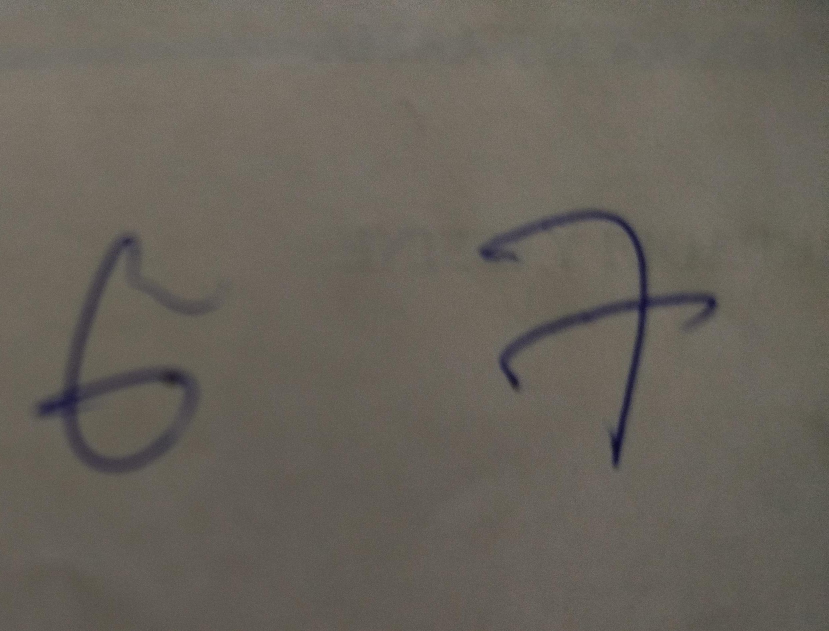
#> input picture test.jpg, 2487 x 1893 px (shown at 1/3 size)
$ python -i apply_model.py   (imports and definitions only)
#> lines starting #> are read from the running program, lines starting #| are printed output that depends on the picture; after the words box and inside, x2 and y2 are one past the last pixel; in counts of white or black regions, pixels touching at a corner belong together
from main import gradient_descent, forwardprop, get_predictions
import numpy as np
from PIL import Image, ImageFilter
import matplotlib.pyplot as plt


# [43 lines left out: functions get_digit_slices, preprocess_digit, not called in this run]


def preprocess_image(image_path):
    img = Image.open(image_path).convert("L")
    img = (
        img.filter(ImageFilter.SHARPEN)
        .filter(ImageFilter.GaussianBlur(radius=0.8))
        .filter(ImageFilter.SMOOTH)
    )
    arr = np.array(img, dtype=np.uint8)
    med = np.median(arr)
    mean = np.mean(arr)
    #Otsu Algorithm idk whats happening
    dyn = int(round(0.6 * med + 0.42 * mean )) - 20
    if dyn < 5 or dyn > 250:
        hist, _ = np.histogram(arr, bins=256, range=(0, 256))
        total = arr.size
        sum_total = (np.arange(256) * hist).sum()
        sumB = 0
        wB = 0
        max_var = 0
        thresh = 120
        for t in range(256):
            wB += hist[t]
            if wB == 0:
                continue
            wF = total - wB
            if wF == 0:
                break
            sumB += t * hist[t]
            mB = sumB / wB
            mF = (sum_total - sumB) / wF
            var_between = wB * wF * (mB - mF) ** 2
            if var_between > max_var:
                max_var = var_between
            thresh = t
        dyn = max(5, min(250, thresh - 8))

    binp = (arr < dyn).astype(np.uint8) * 255
    binp = (
        Image.fromarray(binp)
        .filter(ImageFilter.MaxFilter(3))
        .filter(ImageFilter.MinFilter(3))
    )
    img_resized = binp.resize((28, 28), resample=Image.BOX)
    img_array = np.array(img_resized, dtype=np.float32)
    img_normalized = (img_array / 255.0).astype(np.float32)
    img_final = img_normalized.reshape(784, 1)
    return img_final


def _center_of_mass_shift(arr28):
    ys, xs = np.nonzero(arr28 > 0)
    if ys.size == 0:
        return arr28
    cy = ys.mean()
    cx = xs.mean()
    shift_x = int(round(14 - cx))
    shift_y = int(round(14 - cy))
    if shift_x != 0:
        arr28 = np.roll(arr28, shift_x, axis=1)
        if shift_x > 0:
            arr28[:, :shift_x] = 0
        else:
            arr28[:, shift_x:] = 0
    if shift_y != 0:
        arr28 = np.roll(arr28, shift_y, axis=0)
        if shift_y > 0:
            arr28[:shift_y, :] = 0
        else:
            arr28[shift_y:, :] = 0
    return arr28


def segment_and_predict(
    image_path,
    debug=False,
    blur_radius=0.8,
    dyn_offset=20,
    col_thresh_frac=0.008,
    min_width=6,
    min_area_frac=0.0009,
    pad=6,
    merge_gap=6,
):
    """
    Loads The image as a greyscale, applies filters
    Does Dynamic threshold or Otsu
    Tries to find a box
    If found, Applies further noise cleaning (filtering) on them
    if not, uses the whole image
    normalize and run them through the model
    Also prints and shows per-segment images if debug=True.
    """
#> called with image_path = './test.jpg', debug = True, blur_radius = 0.8, dyn_offset = 20, col_thresh_frac = 0.008, min_width = 6, min_area_frac = 0.0009, pad = 6
    # 1) open and apply same preprocessing logic up to binarization
    pil = Image.open(image_path).convert("L")
    pil = (
        pil.filter(ImageFilter.SHARPEN)
        .filter(ImageFilter.GaussianBlur(radius=blur_radius))
        .filter(ImageFilter.SMOOTH)
    )
    arr = np.array(pil, dtype=np.uint8)

    med = np.median(arr)
#> med = 100
    mean = np.mean(arr)
#> mean = 99.83
    dyn = int(round(0.6 * med + 0.42 * mean)) - dyn_offset
#> dyn = 82

    # fallback to simple Otsu-like if dyn nonsense
    if dyn < 5 or dyn > 250:
        hist, _ = np.histogram(arr, bins=256, range=(0, 256))
        total = arr.size
        sum_total = (np.arange(256) * hist).sum()
        sumB = 0
        wB = 0
        max_var = 0
        thresh = 128
        for t in range(256):
            wB += hist[t]
            if wB == 0:
                continue
            wF = total - wB
            if wF == 0:
                break
            sumB += t * hist[t]
            mB = sumB / wB
            mF = (sum_total - sumB) / wF
            var_between = wB * wF * (mB - mF) ** 2
            if var_between > max_var:
                max_var = var_between
                thresh = t
        dyn = max(5, min(250, thresh - 8))

    bin_bool = arr < dyn
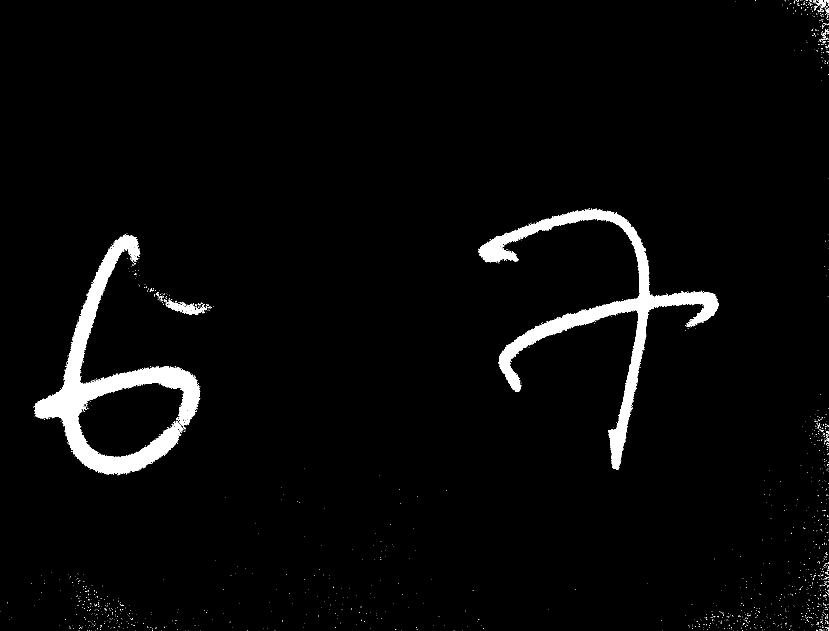
#> bin_bool: shape (1893, 2487) bool (shown at 1/3 size); 3.1% white; 1501 white regions (1474 under 20 px), largest, box (x1, y1, x2, y2) and area: (101, 705, 601, 1426) 73713, (1435, 626, 2156, 1409) 66181, (502, 901, 620, 945) 1779
    bin_img = Image.fromarray((bin_bool.astype(np.uint8) * 255))

    bin_img = bin_img.filter(ImageFilter.MaxFilter(3)).filter(ImageFilter.MinFilter(3))
#> bin_img: PIL image 2487x1893 L; 3.2% white; 1226 white regions (1194 under 20 px), largest, box (x1, y1, x2, y2) and area: (101, 702, 601, 1426) 76593, (1435, 625, 2156, 1409) 68173, (492, 897, 627, 945) 2483
    bin_arr = np.array(bin_img, dtype=np.uint8)

    H, W = bin_arr.shape
#> H = 1893; W = 2487
    img_area = H * W
#> img_area = 4707891
    min_area_px = max(1, int(min_area_frac * img_area))
#> min_area_px = 4237

    # vertical projection
    col_counts = (bin_arr > 128).sum(axis=0)
#> col_counts = 2487 values, max 410 at index 232, min 0 at index 1, mean 61.33
    col_thresh = max(1, int(col_thresh_frac * H))
#> col_thresh = 15

    # find runs of columns that are "active"
    runs = []
    in_run = False
    s = 0
    for x in range(W):
        if col_counts[x] >= col_thresh:
            if not in_run:
                in_run = True
                s = x
        else:
            if in_run:
                runs.append((s, x - 1))
                in_run = False
#> after the loop, in_run = True; runs = [(105, 602), (604, 604), (608, 611), (613, 613), (618, 618), (1439, 2153), (2423, 2423), (2430, 2434), (2437, 2437), (2439, 2439), (2442, 2447)]; s = 2449
    if in_run:
        runs.append((s, W - 1))

    # merge small gaps
    merged = []
    if runs:
        cs, ce = runs[0]
#> cs = 105; ce = 602
        for s, e in runs[1:]:
            if s - ce <= merge_gap:
                ce = e
            else:
                merged.append((cs, ce))
                cs, ce = s, e
#> this loop made 11 passes
#> (s, e, cs, ce) on passes 5 to 7: (1439, 2153, 1439, 2153), (2423, 2423, 2423, 2423), (2430, 2434, 2430, 2434)
#> (s, e, ce) on passes 1, 2, 3, 4, 8, 9: (604, 604, 604), (608, 611, 611), (613, 613, 613), (618, 618, 618), (2437, 2437, 2437), (2439, 2439, 2439)
#> after the loop, merged = [(105, 618), (1439, 2153), (2423, 2423)]
        merged.append((cs, ce))

    boxes = []
    for x0, x1 in merged:
        window = bin_arr[:, x0 : x1 + 1] > 128
        if window.sum() == 0:
            continue
        row_counts = window.sum(axis=1)
        # vertical runs in window
        y_runs = []
        inr = False
        ys = 0
        for y in range(H):
            if row_counts[y] > 0:
                if not inr:
                    inr = True
                    ys = y
            else:
                if inr:
                    y_runs.append((ys, y - 1))
                    inr = False
        if inr:
            y_runs.append((ys, H - 1))
        if not y_runs:
            continue
        best = max(y_runs, key=lambda r: row_counts[r[0] : r[1] + 1].sum())
        y0, y1 = best
        w = x1 - x0 + 1
        h = y1 - y0 + 1
        area = (bin_arr[y0 : y1 + 1, x0 : x1 + 1] > 128).sum()
        # filters
        if area < min_area_px or w < min_width or h < 8:
            continue
        xa = max(0, x0 - pad)
        ya = max(0, y0 - pad)
        xb = min(W, x1 + pad)
        yb = min(H, y1 + pad)
        boxes.append((xa, ya, xb - xa, yb - ya))
#> this loop made 4 passes
#> (x0, x1, y0, y1, w, h, area, xa) on passes 1 to 2: (105, 618, 701, 1425, 514, 725, 79527, 99), (1439, 2153, 625, 1408, 715, 784, 68200, 1433)
#> (x0, x1, y0, y1, w, h, area) on pass 4: (2430, 2486, 0, 44, 57, 45, 859)
#> pass 1, in segment_and_predict, `window = bin_arr[:, x0 : x1 + 1] > 128`:
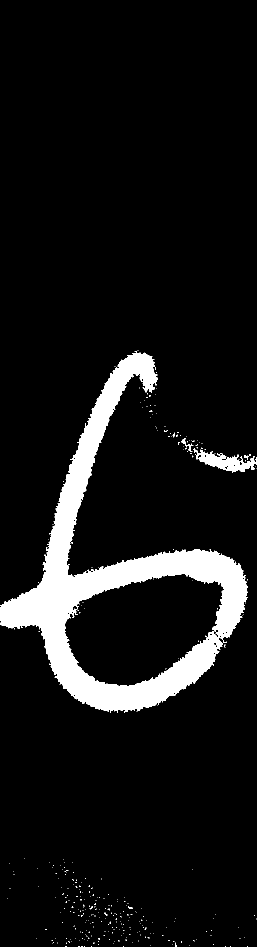
#> window: shape (1893, 514) bool (shown at 1/2 size); 8.2% white; 319 white regions (312 under 20 px), largest, box (x1, y1, x2, y2) and area: (0, 702, 496, 1426) 76576, (387, 897, 514, 945) 2444, (362, 876, 387, 904) 149
#> pass 2, in segment_and_predict, `window = bin_arr[:, x0 : x1 + 1] > 128`:
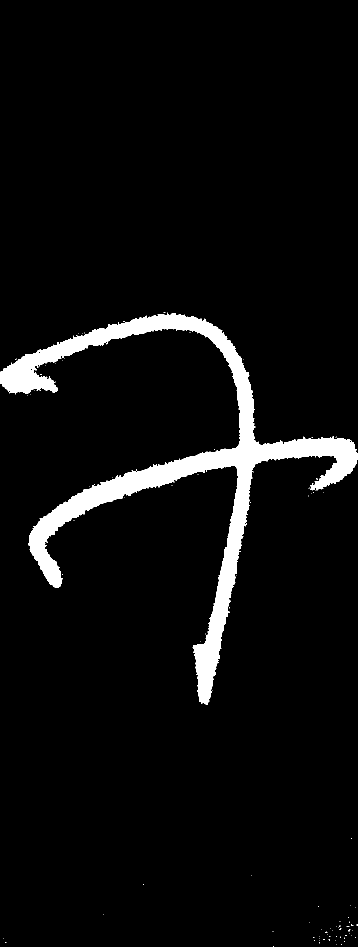
#> window: shape (1893, 715) bool (shown at 1/2 size); 5% white; 93 white regions (92 under 20 px), largest, box (x1, y1, x2, y2) and area: (0, 625, 715, 1409) 68114
#> after the loop, boxes = [(99, 695, 525, 736), (1433, 619, 726, 795)]

    # fallback: whole image
    if not boxes:
        boxes = [(0, 0, W, H)]

    # filter giant boxes (likely background)
    boxes = [b for b in boxes if not (b[2] > 0.95 * W and b[3] > 0.95 * H)]
    if not boxes:
        boxes = [(0, 0, W, H)]

    # create 28x28 images per box and predict
    preds = []
    preds_values = []
    for i, (x, y, w, h) in enumerate(sorted(boxes, key=lambda b: b[0])):
        crop = bin_arr[y : y + h, x : x + w]
        crop_u = (crop > 128).astype(np.uint8) * 255
        pil_crop = Image.fromarray(crop_u, mode="L")

        # resize to fit 20x20
        target = 20
        if w > h:
            new_w = target
            new_h = max(1, int(round(h * (target / w))))
        else:
            new_h = target
            new_w = max(1, int(round(w * (target / h))))
        pil_small = pil_crop.resize((new_w, new_h), resample=Image.NEAREST)

        canvas = Image.new("L", (28, 28), color=0)
        paste_x = (28 - new_w) // 2
        paste_y = (28 - new_h) // 2
        canvas.paste(pil_small, (paste_x, paste_y))
        arr28 = np.array(canvas, dtype=np.uint8)

        arr28 = _center_of_mass_shift(arr28)

        final = arr28.astype(np.float32) / 255.0
        col = final.reshape(784, 1).astype(np.float32)

        # model prediction
        _, _, _, a2 = forwardprop(w1, b1, w2, b2, col)
        p = get_predictions(a2)
        preds.append(str(p))
        preds_values.append(p)

        if debug:
            print(f"segment {i} box={(x, y, w, h)} -> {p}")
            plt.figure(figsize=(2, 2))
            plt.imshow(arr28, cmap="gray")
            plt.title(str(p))
            plt.axis("off")
            plt.show()
#> this loop made 1 pass
#> (x, y, w, h, target, new_h, new_w, paste_x) on pass 1: (99, 695, 525, 736, 20, 20, 14, 7)
#> pass 1, in segment_and_predict, `crop = bin_arr[y : y + h, x : x + w]`:
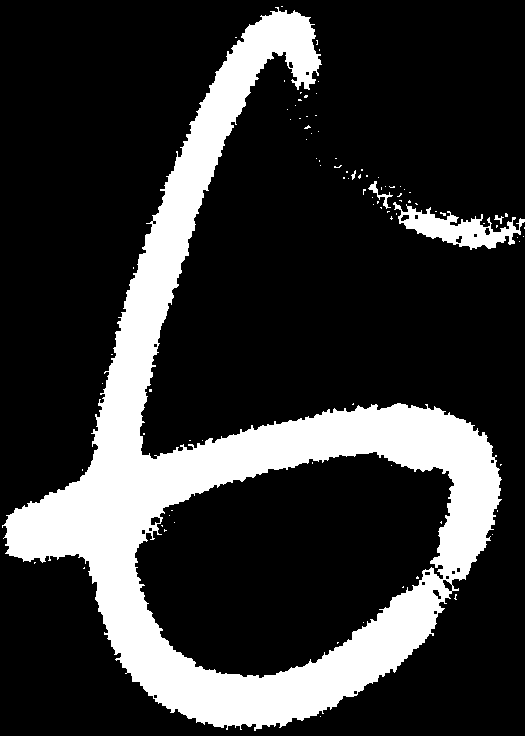
#> crop: shape (736, 525); 20.6% white; 92 white regions (87 under 20 px), largest, box (x1, y1, x2, y2) and area: (2, 7, 502, 731) 76593, (393, 202, 525, 250) 2475, (368, 181, 393, 209) 149, (494, 215, 504, 224) 36, (351, 170, 356, 180) 23
#> pass 1, in segment_and_predict, `arr28 = np.array(canvas, dtype=np.uint8)`:
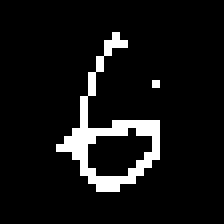
#> arr28: shape (28, 28) (shown 8 times larger); 7.8% white in thin lines or dots, all inside (x1, y1, x2, y2) = (7, 4, 20, 24)
#> pass 1, in _center_of_mass_shift, `arr28 = np.roll(arr28, shift_x, axis=1)`:
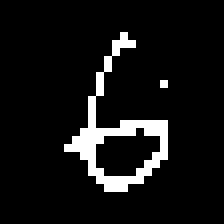
#> arr28: shape (28, 28) (shown 8 times larger); 7.8% white in thin lines or dots, all inside (x1, y1, x2, y2) = (8, 4, 21, 24)
#> after the loop, preds = []; preds_values = []

    combined = "".join(preds)
    return preds_values, combined


# [1 line that did not run here, left out]

# [4 lines not run here, left out]

my_image_path = "./test.jpg"

# [1 line that did not run here, left out]
# [2 lines not run here, left out]

>>> result = preprocess_image('test.jpg')
#> in preprocess_image, `med = np.median(arr)`: med = 100
#> in preprocess_image, `mean = np.mean(arr)`: mean = 99.83
#> in preprocess_image, `dyn = int(round(0.6 * med + 0.42 * mean )) - 20`: dyn = 82
#> in preprocess_image, `img_resized = binp.resize((28, 28), resample=Image.BOX)`:
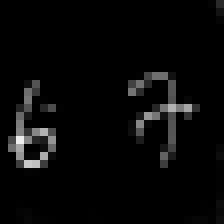
#> img_resized: PIL image 28x28 L (shown 8 times larger); min 0, max 239, mean 8.2
#> in preprocess_image, `img_final = img_normalized.reshape(784, 1)`: img_final = 784 values, max 0.937 at index 478, min 0 at index 0, mean 0.0323
#> result has the same summary as img_final in preprocess_image
